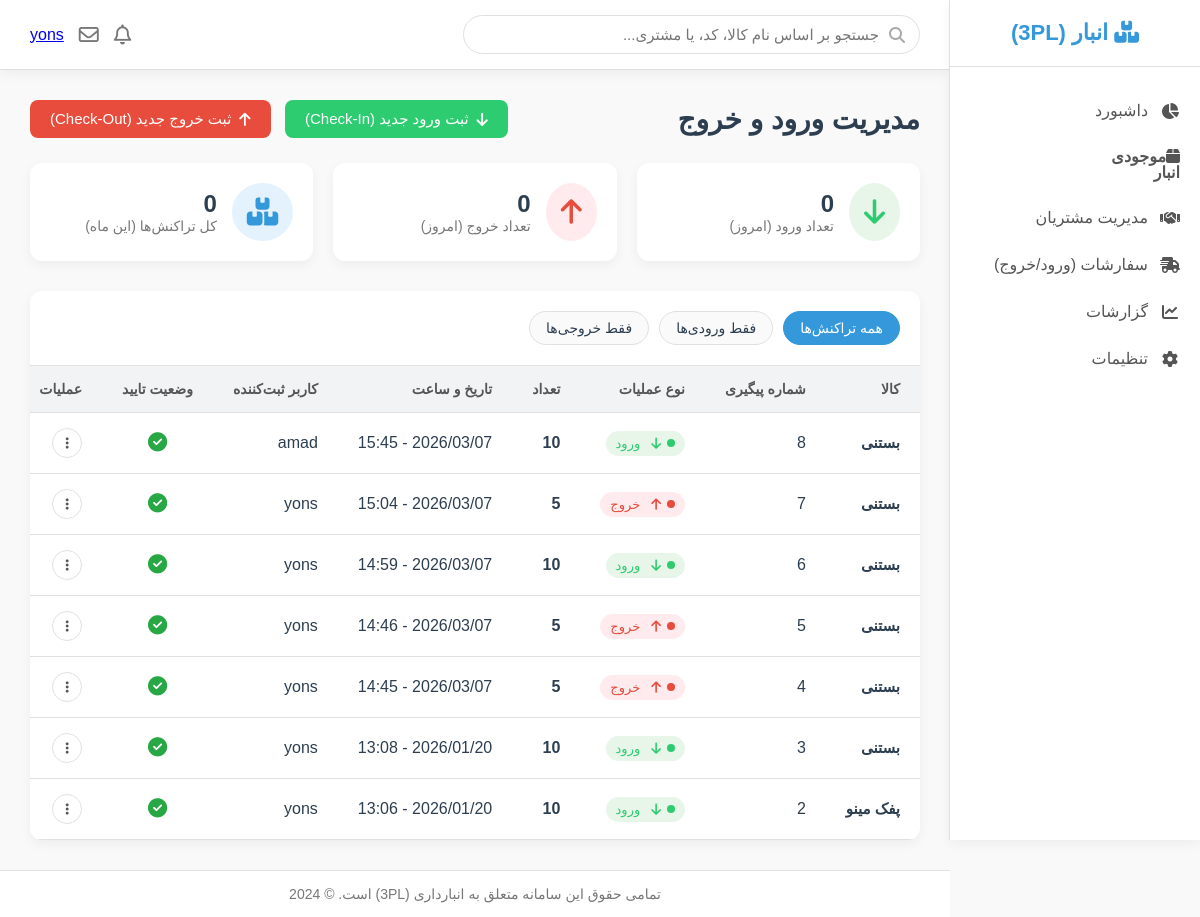
/entry_exit/list_entry_exit/ (signed in), run on the app's committed database.
### account/models.py (models this page shows, shortened)
class User(AbstractBaseUser, PermissionsMixin):
    username = models.CharField(unique=True, max_length=255)
    first_name = models.CharField(max_length=255, null=True, blank=True)
    last_name = models.CharField(max_length=255, null=True, blank=True)
    phon = models.CharField(max_length=11)
    email = models.EmailField(unique=True)
    address = models.CharField(max_length=120, null=True, blank=True)
    supplier_user = models.ForeignKey(Supplier, on_delete=models.CASCADE,null=True,blank=True,related_name='supplier_user')
    is_active = models.BooleanField(default=True)
    is_staff = models.BooleanField(default=False)
    is_superuser = models.BooleanField(default=False)
    created_at = models.DateTimeField(auto_now_add=True)
    updated_at = models.DateTimeField(auto_now=True)
    objects = UserManager()
    USERNAME_FIELD = 'username'
    REQUIRED_FIELDS = [ 'phon', 'email']
    class Meta:
        ordering = ['-created_at']
        indexes = [
            models.Index(fields=['-created_at']),
        ]

### entry_exit/models.py (models this page shows, shortened)
class EntryExit(models.Model):
    good = models.ForeignKey(Goods, on_delete=models.CASCADE, related_name='entry_exit_good', verbose_name='کالا')
    supplier_good = models.ForeignKey(Supplier, on_delete=models.CASCADE, related_name='entry_exit_supplier',
                                      verbose_name='تامین کننده')
    good_supplier = models.ForeignKey(GoodSupplier, on_delete=models.CASCADE, related_name='entry_exit_good_supplier',
                                      verbose_name='کالاهای مشتری',null=True,blank=True)
    applicant_person = models.CharField(verbose_name='شخص درخواست دهنده')
    type_of_operation = models.CharField(verbose_name='نوع')
    number = models.PositiveIntegerField(default=1, verbose_name='تعداد')
    registering_user = models.ForeignKey(User, on_delete=models.CASCADE, related_name='entry_exit_user',
                                         verbose_name='کاربر ثبت کننده')
    is_active = models.BooleanField(default=False, verbose_name='تایید ورود به انبار')
    created_at = models.DateTimeField(auto_now_add=True, verbose_name='زمان ثبت')
    @classmethod
    def number_of_arrivals_and_departures_this_month(cls, user, days=30):
        if user.is_superuser:
            entry_exit = cls.objects.all()
        else:
            entry_exit = cls.objects.filter(supplier_good__supplier_user=user)
        w = 0
        for en_ex in entry_exit:
            if en_ex.created_at > timezone.now() - timedelta(days=days):
                w += 1
        return w
    class Mate:
        ordering = ('-created_at',)
        indexes = [models.Index(fields=['-created_at'])]
        verbose_name = 'ورود و خروج'
        verbose_name_plural = 'ورود و خروج ها'

### goods/models.py (models this page shows, shortened)
class Goods(models.Model):
    category = models.ForeignKey(Category, on_delete=models.CASCADE, related_name='goods_category',
                                 verbose_name='دسته بندی')
    name = models.CharField(max_length=100, verbose_name='اسم')
    minimum_stock = models.PositiveIntegerField(default=10, verbose_name="حداقل موجودی برای هشدار")
    slug = models.SlugField(max_length=100, unique=True)
    amount = models.PositiveIntegerField(default=0, verbose_name='تعداد')
    good_code = models.CharField(max_length=10, blank=True, null=True, unique=True, verbose_name='کد کالا (نوشته نشود)')
    created_at = models.DateTimeField(auto_now_add=True)
    updated_at = models.DateTimeField(auto_now=True)
    class Meta:
        ordering = ['name']
        verbose_name = 'کالا'
        verbose_name_plural = 'کالاها'

### entry_exit/views.py (the view)
# urls.py: path('list_entry_exit/',views.list_entry_exit,name='list_entry_exit'),
@login_required
def list_entry_exit(request, filter=None):
    if request.user.is_superuser:
        list_entry_exit_all = EntryExit.objects.all().order_by('-created_at')
    else:
        list_entry_exit_all = EntryExit.objects.filter(supplier_good__supplier_user=request.user).order_by(
            '-created_at')
    number_entry_exit = number_of_arrivals_and_departures(request)
    in_these_30_days = EntryExit.number_of_arrivals_and_departures_this_month(user=request.user)
    pagination = Paginator(list_entry_exit_all, 10)
    pagination_number = request.GET.get('page', 1)
    query_params = request.GET.copy()
    if 'page' in query_params:
        del query_params['page']
    list_entry_exit_all = pagination.get_page(pagination_number)
    if filter:
        list_entry_exit_all = EntryExit.objects.filter(type_of_operation__icontains=filter,
                                                       supplier_good=request.user.supplier_user).order_by('-created_at')
    return render(request, 'entry_exit/list_entry_exit.html',
                  {'list_entry_exit': list_entry_exit_all, 'login': number_entry_exit[0],
                   'departures': number_entry_exit[1], 'days30': in_these_30_days, 'query_params': query_params})

### entry_exit/views.py (called while the page is built)
def number_of_arrivals_and_departures(request):
    if request.user.is_superuser:
        list_entry_exit_all = EntryExit.objects.all()
    else:
        list_entry_exit_all = EntryExit.objects.filter(supplier_good__supplier_user=request.user)
    login = 0
    departures = 0
    for i in list_entry_exit_all:
        if str(i.created_at)[0:10] == str(timezone.now())[0:10]:
            if i.type_of_operation == 'entry':
                login += 1
            else:
                departures += 1
    return [login, departures]

### entry_exit/template/entry_exit/list_entry_exit.html (shortened to what this page needs)
{% extends 'parent/base.html' %}
{% load static %}
{% block content %}
<div class="page-header">
    <h1>مدیریت ورود و خروج</h1>
    <div>
        <a href="{% url 'entry_exit:entry_exit_entry' %}" class="app-btn {% if not user.supplier_user.is_active %}disabled-btn{% endif %}"
           style="background-color: var(--secondary-color); color: white;">
            <i class="fa-solid fa-arrow-down"></i>
            ثبت ورود جدید (Check-In)
        </a>
        <a href="{% url 'entry_exit:entry_exit_exit' %}" class="app-btn {% if not user.supplier_user.is_active %}disabled-btn{% endif %}"
           style="background-color: var(--danger-color); color: white; margin-right: 10px;">
            <i class="fa-solid fa-arrow-up"></i>
            ثبت خروج جدید (Check-Out)
        </a>
    </div>
</div>
<section class="stat-cards-container">
    {% if user.is_superuser %}
    <div class="stat-card">
        <div class="icon green"><i class="fa-solid fa-arrow-down"></i></div>
        <div class="info">
            <h4>{{login}}</h4>
            <p>تعداد ورود (امروز)</p>
        </div>
    </div>
    <div class="stat-card">
        <div class="icon red"><i class="fa-solid fa-arrow-up"></i></div>
        <div class="info">
            <h4>{{departures}}</h4>
            <p>تعداد خروج (امروز)</p>
        </div>
    </div>
    <div class="stat-card">
        <div class="icon blue"><i class="fa-solid fa-boxes-stacked"></i></div>
        <div class="info">
            <h4>{{days30}}</h4>
            <p>کل تراکنش‌ها (این ماه)</p>
        </div>
    </div>
    {% endif %}
</section>
<div class="inventory-container" style="margin-top: 25px;">
    <div class="filter-section">
        <div class="category-filters">
            <span class="category-chip active"><a href="{% url 'entry_exit:list_entry_exit' %}">همه تراکنش‌ها</a></span>
            <span class="category-chip"><a
                    href="{% url 'entry_exit:list_entry_exit_filters' 'entry' %}">فقط ورودی‌ها</a></span>
            <span class="category-chip"><a href="{% url 'entry_exit:list_entry_exit_filters' 'exit' %}">فقط خروجی‌ها</a></span>
        </div>
    </div>
    <div class="inventory-table-wrapper">
        <table class="inventory-table">
            <thead>
            <tr>
                <th>کالا</th>
                <th>شماره پیگیری</th>
                <th>نوع عملیات</th>
                <th>تعداد</th>
                <th>تاریخ و ساعت</th>
                <th>کاربر ثبت‌کننده</th>
<th style="text-align: center;">وضعیت تایید</th>
                <th>عملیات</th>
            </tr>
            </thead>
            <tbody>
            {% for tx in list_entry_exit %}
            <tr>
                <td>
                    <a href="{% url 'entry_exit:detail_entry_exit' tx.id %}" class="product-name" style="text-decoration: none;">
                        {{ tx.good.name }}
                    </a>
                </td>
                <td>
                        {{ tx.id }}
                </td>
                <td>
                    {% if tx.type_of_operation == 'entry' %}
                    <span class="status-badge in-stock">
                                <i class="fa-solid fa-arrow-down" style="margin-left: 5px;"></i> ورود
                            </span>
                    {% elif tx.type_of_operation == 'exit' %}
                    <span class="status-badge out-of-stock">
                                <i class="fa-solid fa-arrow-up" style="margin-left: 5px;"></i> خروج
                            </span>
                    {% endif %}
                </td>
                <td><strong>{{ tx.number }}</strong></td>
                <td>{{ tx.created_at|date:"Y/m/d - H:i" }}</td>
                <td>{{ tx.registering_user.username|default:"سیستم" }}</td>
                <td style="text-align: center; font-size: 1.2rem;">
                {% if tx.is_active %}
                    <i class="fa-solid fa-circle-check" title="تایید شده" style="color: #28a745; cursor: help;"></i>
                {% else %}
                    <i class="fa-solid fa-circle-xmark" title="در انتظار تایید / رد شده" style="color: #dc3545; cursor: help;"></i>
                {% endif %}
            </td>
                <td>
                    <div class="actions-menu">
                        <button class="actions-btn"><i class="fa-solid fa-ellipsis-vertical"></i></button>
                    </div>
                </td>
            </tr>
            {% empty %}
            <tr>
                <td colspan="7" style="text-align: center; color: #777; padding: 30px;">
                    هیچ تراکنش ورود یا خروجی ثبت نشده است.
                </td>
            </tr>
            {% endfor %}
            </tbody>
        </table>
    </div>
</div>
{% endblock %}

### goods/template/parent/base.html (shortened to what this page needs)
{% load static %}
<!DOCTYPE html>
<html lang="fa" dir="rtl">
<head>
    <link href="https://cdn.fontcdn.ir/Font/Persian/Vazir/Vazir.css" rel="stylesheet" type="text/css">
    <link rel="stylesheet" href="https://cdnjs.cloudflare.com/ajax/libs/font-awesome/6.5.1/css/all.min.css">
    {% load static %}
    <link rel="stylesheet" href="{% static 'css/base.css' %}">
</head>
<body>
    <aside class="app-sidebar">
        <div class="sidebar-header">
            <h2><i class="fa-solid fa-boxes-stacked"></i> انبار (3PL)</h2>
        </div>
        <nav class="sidebar-nav">
            <ul>
                <li><a href="{% url 'goods:dashboard_view' %}"><i class="fa-solid fa-chart-pie"></i> داشبورد</a></li>
                {% if user.supplier_user %}
                <li><a href="{% url 'goods:list_goods' %}" class="{% if request.resolver_match.url_name == 'list_goods' %}active{% endif %}"><i class="fa-solid fa-box">موجودی انبار</i> </a></li>
                {% endif %}
                {% if user.is_superuser %}
                <li><a href="{% url 'supplier:list_supplier' %}"><i class="fa-solid fa-handshake"></i> مدیریت مشتریان</a></li>
                {% endif %}
                <li><a href="{% url 'entry_exit:list_entry_exit' %}"><i class="fa-solid fa-truck-fast"></i> سفارشات (ورود/خروج)</a></li>
                <li><a href="#"><i class="fa-solid fa-chart-line"></i> گزارشات</a></li>
                <li><a href="#"><i class="fa-solid fa-gear"></i> تنظیمات</a></li>
            </ul>
        </nav>
    </aside>
    <div class="app-main-content">
        <header class="app-main-header">
            <div class="header-search-box">
                <i class="fa-solid fa-search"></i>
                <form method="get" action="{% url 'goods:search_goods' %}">
                    <input type="text" name="query" placeholder="جستجو بر اساس نام کالا، کد، یا مشتری...">
                </form>
            </div>
            <div class="header-user-profile">
                <i class="fa-regular fa-bell"></i>
                <i class="fa-regular fa-envelope"></i>
                <a href="{% url 'account:profile' %}" >{{user.username}}</a>
            </div>
        </header>
        <main class="page-content">
            {% block content %}{% endblock %}
        </main>
        <footer class="app-footer">
            تمامی حقوق این سامانه متعلق به انبارداری (3PL) است. &copy; 2024
        </footer>
    </div>
</body>
</html>

### data on the page
User: username "yons"
EntryExit: good.name "بستنی", id "8", type_of_operation "entry" (drawn), number "10", created_at "2026/03/07 - 15:45", registering_user.username "amad", is_active True (drawn)
EntryExit: good.name "بستنی", id "7", type_of_operation "exit" (drawn), number "5", created_at "2026/03/07 - 15:04", registering_user.username "yons", is_active True (drawn)
EntryExit: good.name "بستنی", id "6", type_of_operation "entry" (drawn), number "10", created_at "2026/03/07 - 14:59", registering_user.username "yons", is_active True (drawn)
EntryExit: good.name "بستنی", id "5", type_of_operation "exit" (drawn), number "5", created_at "2026/03/07 - 14:46", registering_user.username "yons", is_active True (drawn)
EntryExit: good.name "بستنی", id "4", type_of_operation "exit" (drawn), number "5", created_at "2026/03/07 - 14:45", registering_user.username "yons", is_active True (drawn)
EntryExit: good.name "بستنی", id "3", type_of_operation "entry" (drawn), number "10", created_at "2026/01/20 - 13:08", registering_user.username "yons", is_active True (drawn)
EntryExit: good.name "پفک مینو", id "2", type_of_operation "entry" (drawn), number "10", created_at "2026/01/20 - 13:06", registering_user.username "yons", is_active True (drawn)

### other printed values
{{ login }} "0"
{{ departures }} "0"
{{ days30 }} "0"
